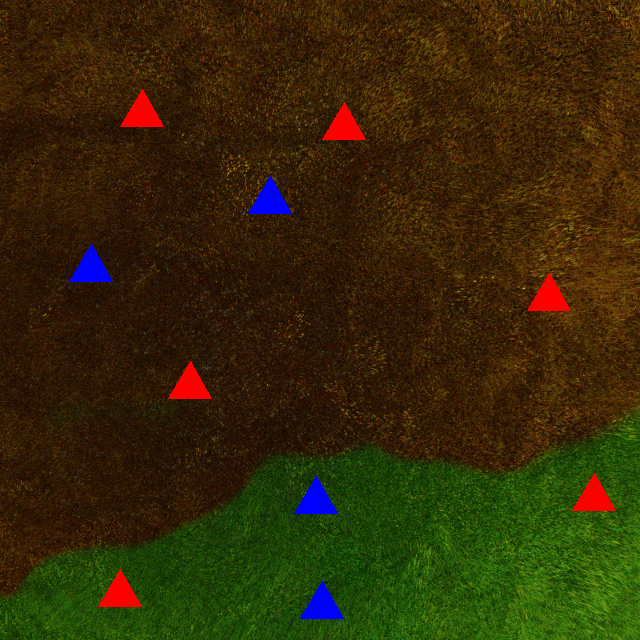
#> input picture resources/1.png, 640 x 640 px; its folder holds only this picture in this run
$ python main.py
#> lines starting #> are read from the running program, lines starting #| are printed output that depends on the picture; after the words box and inside, x2 and y2 are one past the last pixel; in counts of white or black regions, pixels touching at a corner belong together
import cv2
import numpy as np


b_lower = np.array([0, 0, 35])
r_lower = np.array([110, 65, 120])


def main():
    n_house_list = []
    priority_list = []
    priority_ratio_dict = {}
    output_img_final = np.array([])

    for i in range(1, 11):
        img = cv2.imread(f"resources/{i}.png")
#> img is the input picture: shape (640, 640, 3); mean B, G, R 7.3, 41.1, 52.4
        n_house, priority, priority_ratio, output_img = result(img)
        output_img = cv2.resize(output_img, (150, 200))

        if i == 1:
            output_img_final = output_img
        else:
            output_img_final = np.hstack((output_img_final, output_img))

        n_house_list.append(n_house)
        priority_list.append(priority)
        priority_ratio_dict[f"image{i}"] = priority_ratio

    print(f"n_houses = {n_house_list}",
          f"priority_houses = {priority_list}",
          f"image_by_rescue_ratio = {sorted(priority_ratio_dict, key=lambda x: priority_ratio_dict[x], reverse=True)}", sep="\n")

    cv2.imshow("Final Output Image", output_img_final)
    cv2.waitKey(0)

    # [8 lines of commented-out code are left out]


def result(img):
    img_blur = cv2.medianBlur(img, 15)

    # Burnt-Green Grass Detection
    kernel = np.ones((5, 5), np.uint8)

    mask_burnt = cv2.inRange(img_blur, b_lower, r_lower)
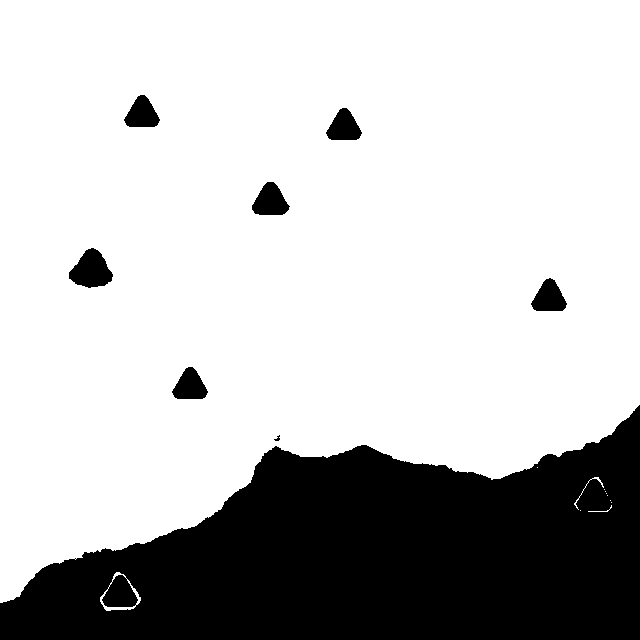
#> mask_burnt: shape (640, 640); 75.5% white; 8 black regions (1 under 20 px), largest, box (x1, y1, x2, y2) and area: (0, 405, 640, 640) 95112, (69, 248, 113, 288) 1145, (252, 182, 290, 215) 848
    mask_burnt = cv2.morphologyEx(mask_burnt, cv2.MORPH_OPEN, kernel)
#> mask_burnt: shape (640, 640); 75.4% white; 8 black regions, largest, box (x1, y1, x2, y2) and area: (0, 405, 640, 640) 95516, (69, 248, 113, 288) 1145, (252, 182, 290, 215) 848
    mask_burnt = cv2.dilate(mask_burnt, kernel, iterations=7)
#> mask_burnt: shape (640, 640); 79.8% white; 1 black region, box (x1, y1, x2, y2) and area: (0, 434, 640, 640) 82762
    mask_burnt = cv2.erode(mask_burnt, kernel, iterations=8)
#> mask_burnt: shape (640, 640); 76.3% white; 1 black region, box (x1, y1, x2, y2) and area: (0, 418, 640, 640) 96922
    mask_green = cv2.bitwise_not(mask_burnt)

    img_burnt = cv2.bitwise_and(img, img, mask=mask_burnt)
    img_green = cv2.bitwise_and(img, img, mask=mask_green)
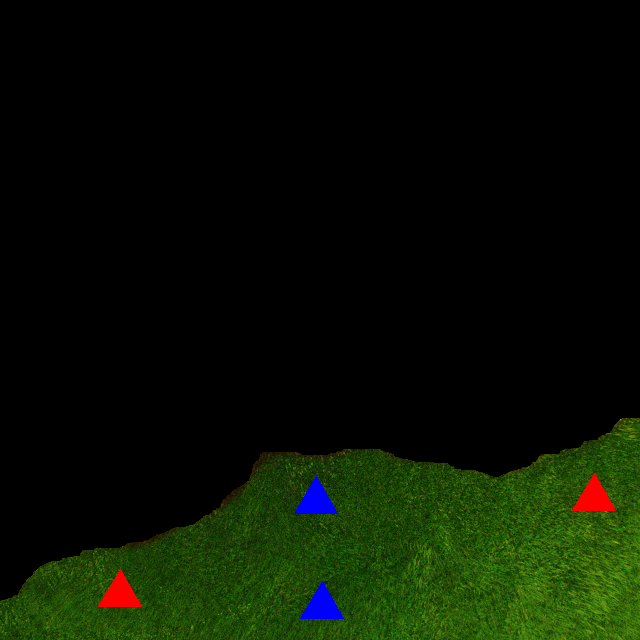
#> img_green: shape (640, 640, 3); mean B, G, R 2.6, 17.9, 9.4

    # Red and Blue House Counts
    red_h_b = cv2.inRange(img_burnt, np.array([0, 0, 230]), np.array([0, 0, 255]))
#> red_h_b: shape (640, 640); 0.83% white; 4 white regions, box (x1, y1, x2, y2) and area: (120, 89, 164, 127) 855, (322, 102, 366, 140) 855, (527, 273, 571, 311) 855, (168, 361, 212, 399) 855
    blue_h_b = cv2.inRange(img_burnt, np.array([230, 0, 0]), np.array([255, 0, 0]))
#> blue_h_b: shape (640, 640); 0.42% white; 2 white regions, box (x1, y1, x2, y2) and area: (248, 176, 292, 214) 855, (69, 244, 113, 282) 855

    red_h_g = cv2.inRange(img_green, np.array([0, 0, 230]), np.array([0, 0, 255]))
#> red_h_g: shape (640, 640); 0.42% white; 2 white regions, box (x1, y1, x2, y2) and area: (572, 473, 616, 511) 855, (98, 569, 142, 607) 855
    blue_h_g = cv2.inRange(img_green, np.array([230, 0, 0]), np.array([255, 0, 0]))
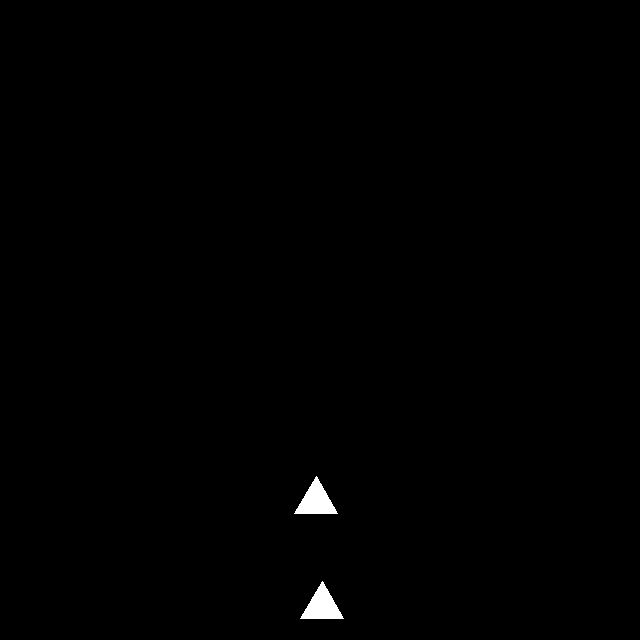
#> blue_h_g: shape (640, 640); 0.42% white; 2 white regions

    red_h_b_c, _ = cv2.findContours(red_h_b, cv2.RETR_EXTERNAL, cv2.CHAIN_APPROX_NONE)
#> red_h_b_c = 4 contours; box (x1, y1, x2, y2) and area: (168, 361, 212, 399) 796, (527, 273, 571, 311) 796, (322, 102, 366, 140) 796, (120, 89, 164, 127) 796
    blue_h_b_c, _ = cv2.findContours(blue_h_b, cv2.RETR_EXTERNAL, cv2.CHAIN_APPROX_NONE)
#> blue_h_b_c = 2 contours; box (x1, y1, x2, y2) and area: (69, 244, 113, 282) 796, (248, 176, 292, 214) 796
    red_h_g_c, _ = cv2.findContours(red_h_g, cv2.RETR_EXTERNAL, cv2.CHAIN_APPROX_NONE)
#> red_h_g_c = 2 contours; box (x1, y1, x2, y2) and area: (98, 569, 142, 607) 796, (572, 473, 616, 511) 796
    blue_h_g_c, _ = cv2.findContours(blue_h_g, cv2.RETR_EXTERNAL, cv2.CHAIN_APPROX_NONE)
#> blue_h_g_c = 2 contours; box (x1, y1, x2, y2) and area: (300, 581, 344, 619) 796, (294, 476, 338, 514) 796

    count = {"red_b": 0, "blue_b": 0, "red_g": 0, "blue_g": 0}

    for ctrs, house_type in zip([red_h_b_c, blue_h_b_c, red_h_g_c, blue_h_g_c], ["red_b", "blue_b", "red_g", "blue_g"]):
        for _ in ctrs:
            count[house_type] += 1
#> this loop made 4 passes
#> after the loop, count = {'red_b': 4, 'blue_b': 2, 'red_g': 2, 'blue_g': 2}

    # Final Result Calculations
    H_b = count["red_b"] + count["blue_b"]
#> H_b = 6
    H_g = count["red_g"] + count["blue_g"]
#> H_g = 4

    P_b = (count["red_b"] * 1) + (count["blue_b"] * 2)
#> P_b = 8
    P_g = (count["red_g"] * 1) + (count["blue_g"] * 2)
#> P_g = 6

    P_r = P_b / P_g
#> P_r = 1.33

    # Output Image Generation
    burnt_without_h = mask_burnt - red_h_b - blue_h_b
#> burnt_without_h: shape (640, 640); 75.1% white; 7 black regions, largest, box (x1, y1, x2, y2) and area: (0, 418, 640, 640) 96922, (120, 89, 164, 127) 855, (322, 102, 366, 140) 855
    green_without_h = mask_green - red_h_g - blue_h_g
#> green_without_h: shape (640, 640); 22.8% white; 1 white region, box (x1, y1, x2, y2) and area: (0, 418, 640, 640) 93502

    color_img = np.zeros(img.shape, np.uint8)
    color_img[:] = [102, 255, 255]
    burnt_color = cv2.bitwise_and(color_img, color_img, mask=burnt_without_h)
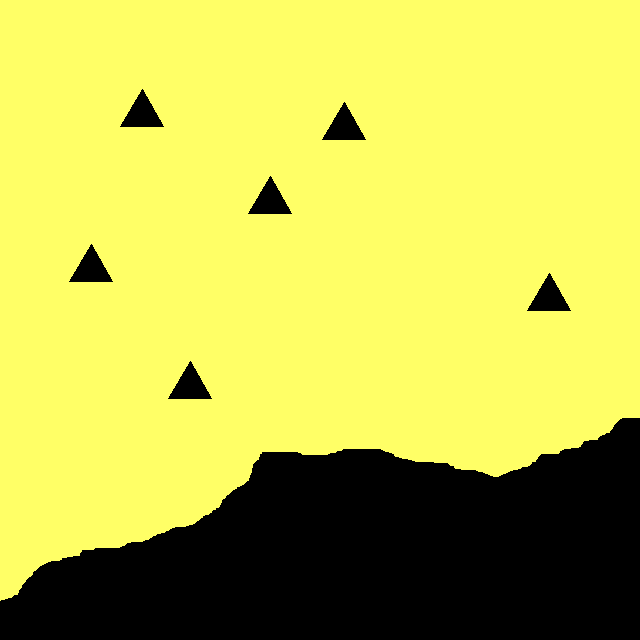
#> burnt_color: shape (640, 640, 3); mean of channels 0, 1, 2 76.6, 191.5, 191.5; drawn as B, G, R
    color_img[:] = [255, 255, 102]
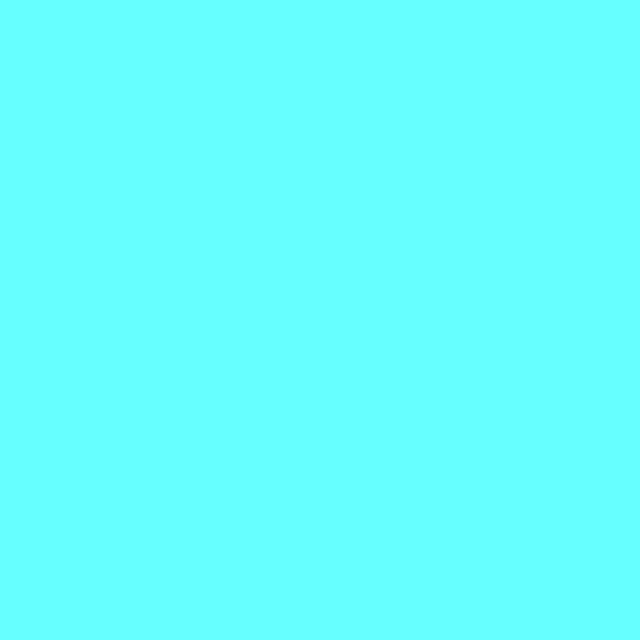
#> color_img: shape (640, 640, 3); mean of channels 0, 1, 2 255, 255, 102; drawn as B, G, R
    green_color = cv2.bitwise_and(color_img, color_img, mask=green_without_h)

    house_mask = cv2.bitwise_not(burnt_without_h + green_without_h)
#> house_mask: shape (640, 640); 2.1% white; 10 white regions, largest, box (x1, y1, x2, y2) and area: (120, 89, 164, 127) 855, (322, 102, 366, 140) 855, (248, 176, 292, 214) 855

    img_bg = burnt_color + green_color
    img_fg = cv2.bitwise_and(img, img, mask=house_mask)

    output_img = img_fg + img_bg
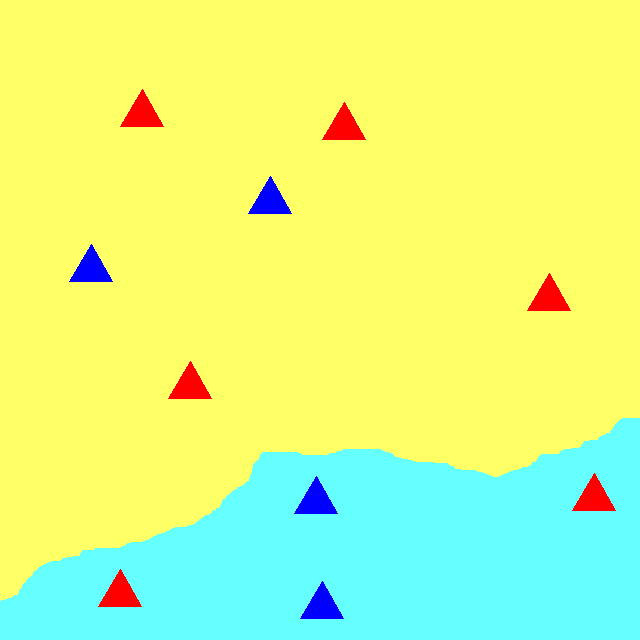
#> output_img: shape (640, 640, 3); mean B, G, R 136.9, 249.7, 217.9

    return [H_b, H_g], [P_b, P_g], P_r, output_img


if __name__ == "__main__":
    main()
#> in main, `n_house, priority, priority_ratio, output_img = result(img)`: n_house = [6, 4]; priority = [8, 6]; priority_ratio = 1.33
#> in main, `output_img = cv2.resize(output_img, (150, 200))`:
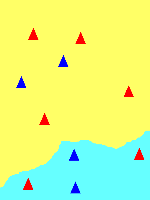
#> output_img: shape (200, 150, 3); mean B, G, R 136.8, 249.5, 218
#> (the run stopped early here; a loop or call above may not have finished)
